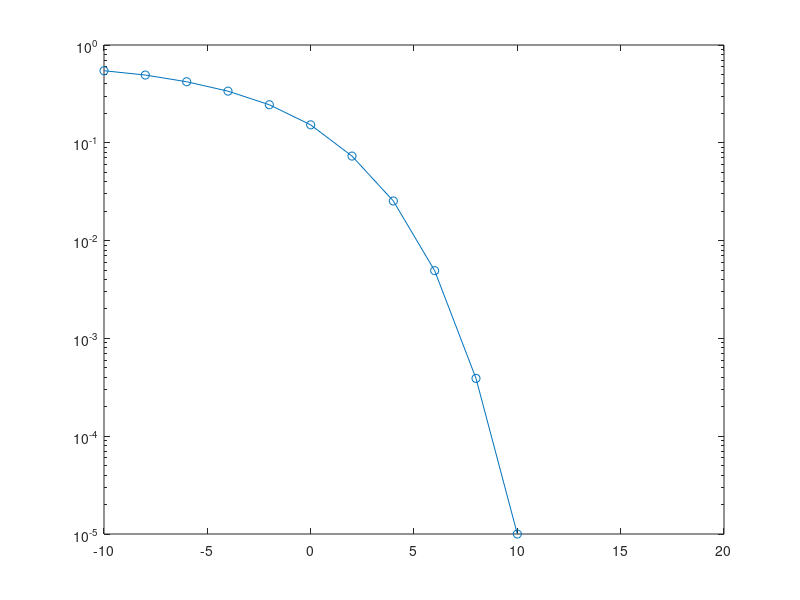

The MATLAB source for this figure: (Note: this script raises an error after producing the figure.)
% Generate random sequence of QPSK symbols
N = 100000;
x = sign(randn(1, N)) + 1j*sign(randn(1, N));

% Transmit symbols over one antenna
y = x;

% Initialize SNR range and BER vector
SNR_dB = -10:2:20;
BER = zeros(size(SNR_dB));

% Loop over SNR range
for i = 1:length(SNR_dB)
    % Compute noise variance from SNR
    SNR = 10^(SNR_dB(i)/10);
    noise_var = 0.5/SNR;
    
    % Add noise to received signal
    noise = sqrt(noise_var)*(randn(size(y)) + 1j*randn(size(y)));
    y_noisy = y + noise;
    
    % Decode received signal using maximum likelihood decoding
    x_decoded = sign(real(y_noisy)) + 1j*sign(imag(y_noisy));
    
    % Compute bit errors and BER
    errors = sum(x ~= x_decoded);
    BER(i) = errors/length(x);
end

% Plot BER vs SNR for both systems
semilogy(SNR_dB, BER, '-o');
hold on;
semilogy(SNR_dB, ber_alamouti(SNR_dB), '-o');
xlabel('SNR (dB)');
ylabel('BER');
title('BER vs SNR for MIMO systems');
legend('Single antenna', 'MIMO with Alamouti scheme');







function ber = ber_alamouti(SNR_dB)
% Generate random sequence of QPSK symbols
N = 100000;
x = sign(randn(1, 2*N)) + 1j*sign(randn(1, 2*N));

% Group symbols into pairs
x_pairs = reshape(x, 2, []);

% Apply Alamouti code to each pair of symbols
G = [1 1; -1j 1j];
x_encoded = G*x_pairs;

% Transmit encoded symbols over two antennas
y = x_encoded(:);

% Initialize BER vector
ber = zeros(size(SNR_dB));

% Loop over SNR range
for i = 1:length(SNR_dB)
    % Compute noise variance from SNR
    SNR = 10^(SNR_dB(i)/10);
    noise_var = 0.5/SNR;
    
    % Add noise to received signal
    noise = sqrt(noise_var)*(randn(size(y)) + 1j*randn(size(y)));
    y_noisy = y + noise;
    
    % Decode received signal using Alamouti decoding algorithm
    y_pairs = reshape(y_noisy, 2, []);
    H = [1 -1j; 1j 1];
    y_decoded = H*y_pairs;
    
    % Compute bit errors and BER
    x_decoded = y_decoded(:);
    errors = sum(x ~= x_decoded);
    ber(i) = errors/length(x);
end
snr=[0:10];
semilogy(snr,ber,'--*');
end